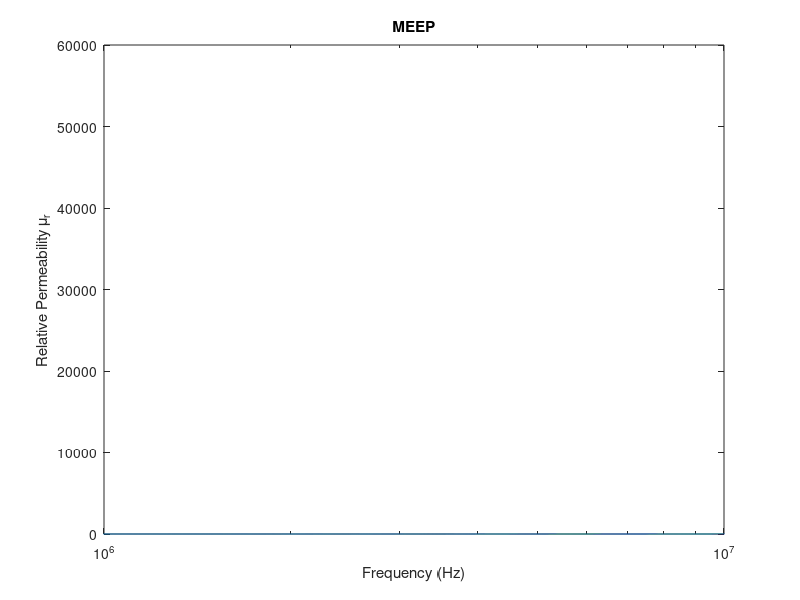
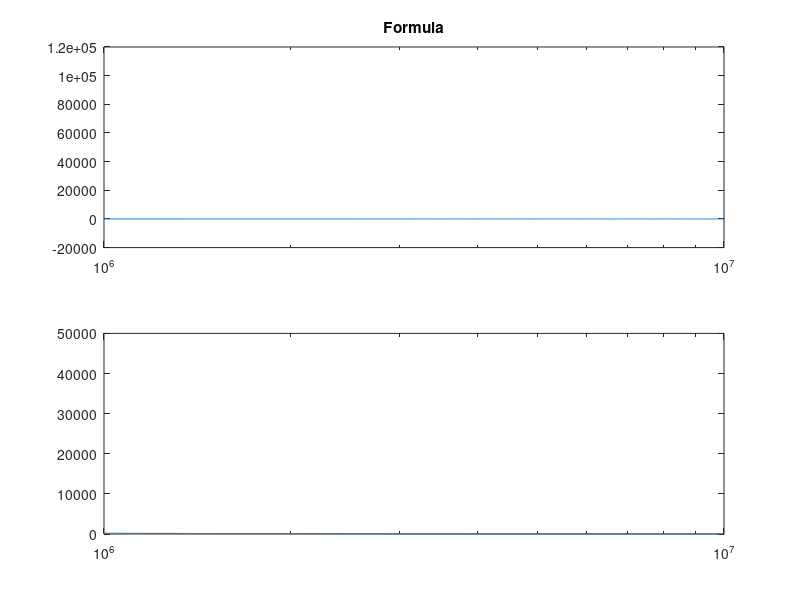
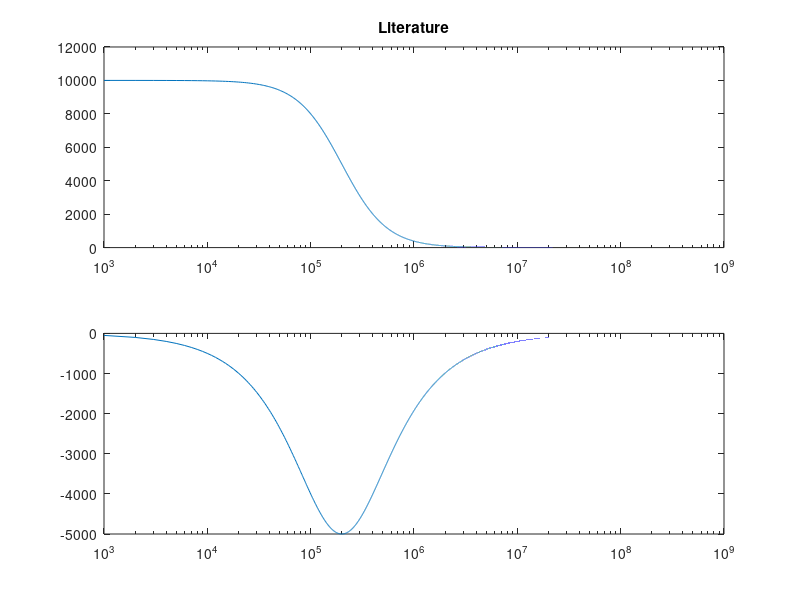

These charts were generated, in order, by the following MATLAB code:
clc;clear all;

fi=fopen('Permeability.txt');
l=fgetl(fi);
in=1;
while ischar(l)
%for kj=1:81
    %%disp(l);
    text{in}=l;
    data{in}=sscanf(text{in},'%f %f');
    f(in)=(data{in}(1));
    eps(in)=data{in}(2);
    
    l=fgetl(fi);
    in=in+1;
end

epsr=0.9999;
a0=1e-2;%0.1mm
c0=2.99792458e8;%Speed of Light (m/s)
f0=c0/a0;%3000GHz
t0=1/f0;%0.33e-12 (s)
mu0=4*pi*(1e-7);% (H/m)
eps0=8.854187817e-12;% (F/m)
I0=1;
E0=I0/(a0*eps0*c0);
D0=I0/(a0*c0);
B0=I0/(a0*eps0*c0*c0);
H0=I0/(a0);
sigmaD0=(epsr*eps0*c0)/a0;
J0=I0/(a0*a0);
u0=(I0*I0)/(eps0*c0*c0*a0*a0);
S0=(I0*I0)/(eps0*c0*a0*a0);
Sc0=1/(c0);
sig0=-20;


semilogx(f/(a0/(1e-4)),eps);xlim([10e5 1e7]);
grid('off')
xlabel('Frequency (Hz)')
ylabel('Relative Permeability \mu_r')
title('MEEP')
%axis([1e8 1e9 0 1e4])

% muinf=1;gamma=.01/(8*4*pi*pi*pi*pi*pi);fn=0.01/(4*pi*pi);
% f=0:1e-7:(1/3);
% fi=f*(4*pi*pi);
% sigma=-100*(4*pi*pi);
% kwi=(fn.*fn-fi.*fi-1i.*gamma.*fi);
% b0=1.0;
% kwi2=(fi.*fi.*b0.*b0)./kwi;
% mur=muinf+(sigma.*fn.*fn)./(kwi-kwi2);

fn=0.01/(16*pi*pi*pi*pi);
sigma=1e5;
muinf=1;gamma=1/(16*pi*pi*pi*pi);
f=0:1e-7:(1/3);
fi=f;
kwi=(fn.*fn-fi.*fi-1i.*gamma.*fi);
b0=0.0;
kwi2=(fi.*fi.*b0.*b0)./kwi;
mur=muinf+(sigma.*fn.*fn)./(kwi-kwi2);

figure;
subplot(2,1,1);semilogx(f*f0,real(mur));title('Formula');xlim([10e5 1e7]);
subplot(2,1,2);semilogx(f*f0,imag(mur));xlim([10e5 1e7]);

f=1e3:1e3:1e9;
nomf=((f)./(0.2e6));
cf=(1+nomf.*nomf);
mur2=mu0+((10000*mu0)./cf)-(1i.*nomf.*(10000*mu0))./cf;


figure;
subplot(2,1,1);semilogx(f,real(mur2)/mu0);title('Literature');
subplot(2,1,2);semilogx(f,imag(mur2)/mu0);


% f=f*f0;mur=mur*mu0;sigma=5e-3;eps=(1*eps0)-1i*(sigma./(2*pi*f));
% gamma=1i.*2.*pi.*f.*sqrt(mur.*eps);
% eta=sqrt(mur./eps);
% Z=gamma.*eta;Y=gamma./eta;
% alpha=real(gamma);beta=imag(gamma);vp=(2.*pi.*f)./beta;
% 
% figure;hold on;
% subplot(2,1,1);semilogx(f,abs(Z));title('|Z|');
% subplot(2,1,2);semilogx(f,angle(Z)*(180/pi));title('theta Z');
% 
% figure;hold on;
% subplot(2,1,1);semilogx(f,abs(Y));title('|Y|');
% subplot(2,1,2);semilogx(f,angle(Y)*(180/pi));title('theta Y');
% 
% figure;hold on;
% subplot(2,1,1);semilogx(f,alpha);title('alpha');
% subplot(2,1,2);semilogx(f,beta);title('beta');
% 
% figure;hold on;
% subplot(2,1,1);semilogx(f,abs(eta));title('\eta');
% subplot(2,1,2);semilogx(f,angle(eta)*(180/pi));title('theta \eta');
% 
% figure;
% semilogx(f,vp);title('vp');
